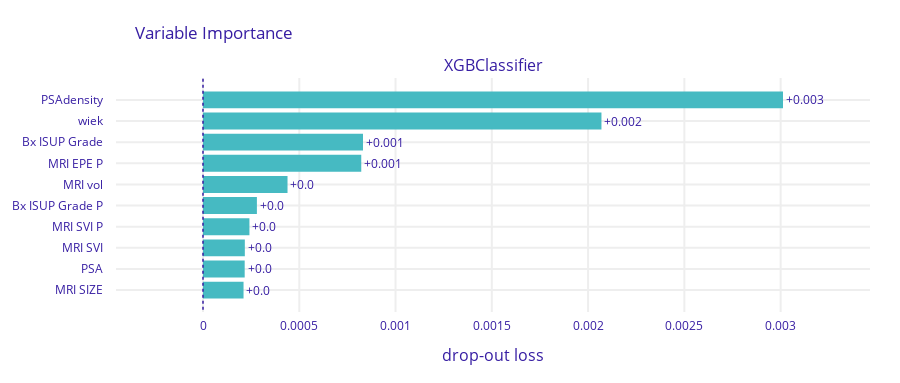

Notebook code cell kept with this figure:
### Code cell
hyperparams = {'colsample_bytree': 0.8, 'gamma': 0, 'learning_rate': 0.1, 'max_depth': 5, 'n_estimators': 200, 'subsample': 0.6}

untrained_model = XGBClassifier(random_state=42, **hyperparams)

y_true, y_pred, y_pred_probs, false_positive_rate, true_positive_rate, total_roc_auc, trained_model = train_and_evaluate_model(untrained_model, X_smote_df, y_smote, numerical_cols, categorical_cols, n_folds=5)
plot_roc(false_positive_rate, true_positive_rate, total_roc_auc)
plot_confusion_matrix(y_true, y_pred)
plot_feature_importances(trained_model, X_smote_df, y_smote)
plot_discrimination_threshold(untrained_model, X_smote_df, y_smote)
brier = brier_score_loss(y_true, y_pred_probs)
print(f"Brier score: {brier:.4f}")

### Figure 1 — Plotly figure (JSON) as saved in the notebook; plotly's stock layout.template omitted (floating-point values rounded to 4 significant figures)
{"data": [{"base": 0, "hoverinfo": "text", "hoverlabel": {"bgcolor": "rgba(0,0,0,0.8)"}, "hovertext": ["Model: XGBClassifier loss after<br>variable: PSAdensity is permuted: 0.003<br>Drop-out loss change: +0.003", "Model: XGBClassifier loss after<br>variable: wiek is permuted: 0.002<br>Drop-out loss change: +0.002", "Model: XGBClassifier loss after<br>variable: Bx ISUP Grade is permuted: 0.001<br>Drop-out loss change: +0.001", "Model: XGBClassifier loss after<br>variable: MRI EPE P is permuted: 0.001<br>Drop-out loss change: +0.001", "Model: XGBClassifier loss after<br>variable: MRI vol is permuted: 0.0<br>Drop-out loss change: +0.0", "Model: XGBClassifier loss after<br>variable: Bx ISUP Grade P is permuted: 0.0<br>Drop-out loss change: +0.0", "Model: XGBClassifier loss after<br>variable: MRI SVI P is permuted: 0.0<br>Drop-out loss change: +0.0", "Model: XGBClassifier loss after<br>variable: MRI SVI is permuted: 0.0<br>Drop-out loss change: +0.0", "Model: XGBClassifier loss after<br>variable: PSA is permuted: 0.0<br>Drop-out loss change: +0.0", "Model: XGBClassifier loss after<br>variable: MRI SIZE is permuted: 0.0<br>Drop-out loss change: +0.0"], "marker": {"color": "#46bac2"}, "orientation": "h", "showlegend": false, "text": ["+0.003", "+0.002", "+0.001", "+0.001", "+0.0", "+0.0", "+0.0", "+0.0", "+0.0", "+0.0"], "textposition": "outside", "type": "bar", "x": [0.003012, 0.002069, 0.0008309, 0.0008219, 0.000439, 0.0002799, 0.0002411, 0.0002172, 0.0002165, 0.0002105], "xaxis": "x", "y": ["PSAdensity", "wiek", "Bx ISUP Grade", "MRI EPE P", "MRI vol", "Bx ISUP Grade P", "MRI SVI P", "MRI SVI", "PSA", "MRI SIZE"], "yaxis": "y"}], "layout": {"annotations": [{"font": {"size": 16}, "showarrow": false, "text": "XGBClassifier", "x": 0.5, "xanchor": "center", "xref": "paper", "y": 1, "yanchor": "bottom", "yref": "paper"}, {"font": {"size": 16}, "showarrow": false, "text": "drop-out loss", "x": 0.5, "xanchor": "center", "xref": "paper", "y": 0, "yanchor": "top", "yref": "paper", "yshift": -30}], "font": {"color": "#371ea3"}, "height": 383, "margin": {"b": 71, "r": 30, "t": 78}, "shapes": [{"line": {"color": "#371ea3", "dash": "dot", "width": 1.5}, "type": "line", "x0": 0, "x1": 0, "xref": "x", "y0": -1, "y1": 10, "yref": "y"}], "title": {"text": "Variable Importance", "x": 0.15}, "xaxis": {"anchor": "y", "automargin": true, "domain": [0, 1], "fixedrange": true, "gridwidth": 2, "range": [-0.0004518, 0.003464], "tickcolor": "white", "ticklen": 3, "ticks": "outside", "type": "linear", "zeroline": false}, "yaxis": {"anchor": "x", "automargin": true, "autorange": "reversed", "domain": [0, 1], "fixedrange": true, "gridwidth": 2, "tickcolor": "white", "ticklen": 10, "ticks": "outside", "type": "category"}}}
